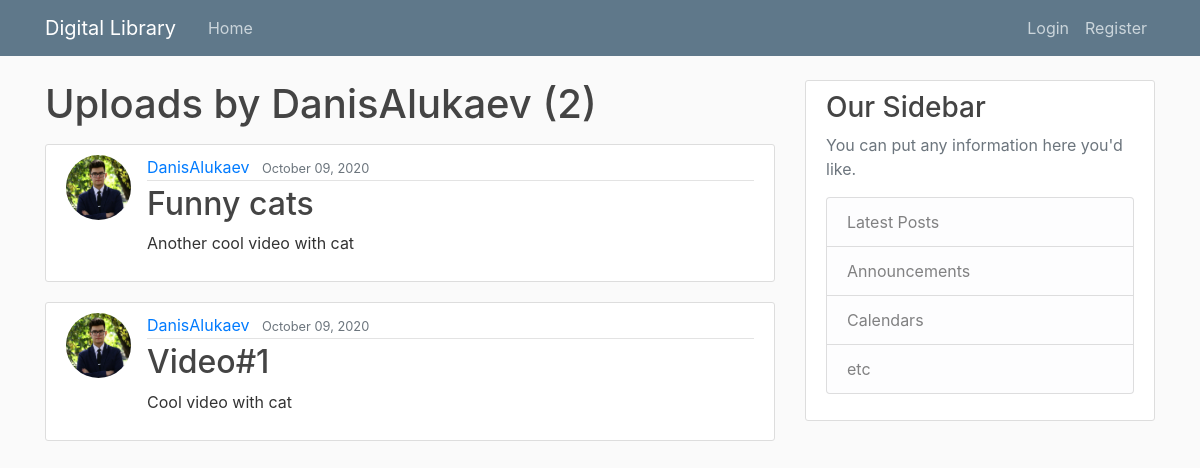
The page /user/DanisAlukaev/ on the database its author committed.
### Storage/models.py (models this page shows, shortened)
class Upload(models.Model):
    title = models.CharField(max_length=50)
    content = models.TextField()
    date = models.DateTimeField(default=timezone.now)
    user = models.ForeignKey(User, on_delete=models.CASCADE)
    tags = models.ManyToManyField(Tag, help_text="Select the tags")

### Users/models.py (models this page shows, shortened)
class Profile(models.Model):
    user = models.OneToOneField(User, on_delete=models.CASCADE)
    image = models.ImageField(default='default.jpg', upload_to='profile_pics')

### Storage/views.py (the view)
# urls.py: path('user/<str:username>/', UserUploadListView.as_view(), name='User-uploads'),
class UserUploadListView(ListView):
    model = Upload
    template_name = 'Storage/user_uploads.html'
    context_object_name = 'uploads'
    paginate_by = 4
    def get_queryset(self):
        user = get_object_or_404(User, username=self.kwargs.get('username'))
        return Upload.objects.filter(user=user).order_by('-date')

### Storage/templates/Storage/user_uploads.html (shortened to what this page needs)
{% extends "Storage/base.html" %}
{% block content %}
    <h1 class="mb-3">Uploads by {{ view.kwargs.username }} ({{ page_obj.paginator.count }}) </h1>
    {% for upload in uploads %}
        <article class="media content-section">
            <img class="rounded-circle article-img" src="{{ upload.user.profile.image.url }}">
          <div class="media-body">
            <div class="article-metadata">
              <a class="mr-2" href="{% url 'User-uploads' upload.user.username %}">{{ upload.user }}</a>
              <small class="text-muted">{{ upload.date|date:"F d, Y" }}</small>
            </div>
            <h2><a class="article-title" href="{% url 'Content-detail' upload.id %}">{{ upload.title }}</a></h2>
            <p class="article-content">{{ upload.content }}</p>
          </div>
        </article>
    {% endfor %}
{% endblock content%}

### Storage/static/Storage/main.css (style rules this page uses)
body { background: #fafafa; color: #333333; margin-top: 5rem; }
h1, h2, h3, h4, h5, h6 { color: #444444; }
.content-section { background: #ffffff; padding: 10px 20px; border: 1px solid #dddddd; border-radius: 3px; margin-bottom: 20px; }
.article-title { color: #444444; }
.article-content { white-space: pre-line; }
.article-img { height: 65px; width: 65px; margin-right: 16px; }
.article-metadata { padding-bottom: 1px; margin-bottom: 4px; border-bottom: 1px solid #e3e3e3 }

### rows shown on the page
Upload: user.profile.image (placeholder picture), user "DanisAlukaev", date "October 09, 2020", title "Funny cats", content "Another cool video with cat"
Upload: user.profile.image (placeholder picture), user "DanisAlukaev", date "October 09, 2020", title "Video#1", content "Cool video with cat"

### other values the page prints
{{ view.kwargs.username }} "DanisAlukaev"
{{ page_obj.paginator.count }} "2"
